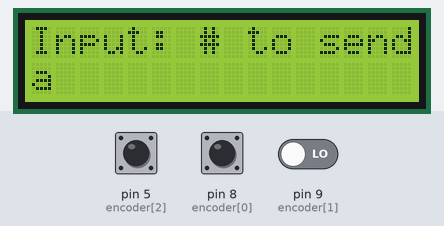
Recording of a sketch running on a simulated Arduino Uno, built with avr-gcc and run on an emulated ATmega328P. On the bench: 16×2 character LCD. The test bench sets the inputs (shaded band); at power-on: pin 8 (encoder[0]) LOW, pin 5 (encoder[2]) HIGH, pin 9 (encoder[1]) LOW. No radio packets arrive unless stated.

Above: at 1.2 s.
1.3 s: pin 8 (encoder[0]) driven HIGH
At 2.5 s:
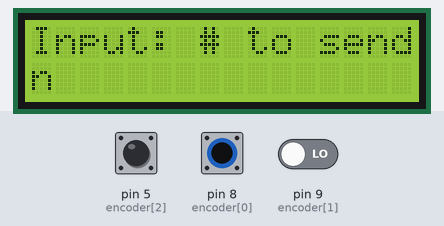
2.8 s: pin 5 (encoder[2]) pulsed LOW 5 times (0.12 s each, 0.3 s apart)
At 4.4 s:
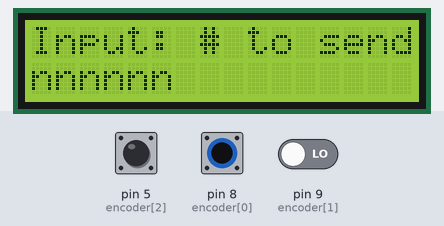
5.8 s: pin 8 (encoder[0]) pulsed LOW 5 times (0.12 s each, 0.3 s apart)
At 7.9 s:
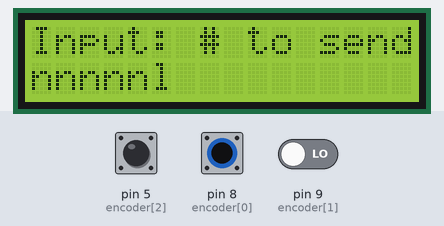
Timing chart, 0 to 9.4 s (numbered marks = the images above; inputs shaded):
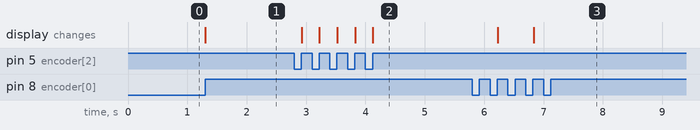

The sketch:

sender_1.2.ino
```cpp
#include <SPI.h>
#include <RF24.h>
#include <Wire.h>
#include <LiquidCrystal_I2C.h>
#include <LCD.h>

LiquidCrystal_I2C lcd(0x27, 2, 1, 0, 4, 5, 6, 7, 3, POSITIVE);

RF24 radio(6, 7); // Hardware Konfiguration: RF24L01 Modul SPI mit Pins 6 und 7 verwenden.

byte addresses[][5] = {"ADDR1", "ADDR2"};

const int max_length = 16;

const char alphabet[] = {'a', 'b', 'c', 'd', 'e', 'f', 'g', 'h', 'i', 'j', 'k', 'l', 'm', 'n', 'o', 'p', 'q', 'r', 's', 't', 'u', 'v', 'w', 'x', 'y', 'z', '_', '#'};
const int alpha_len = sizeof(alphabet) / sizeof(alphabet[0]);
char temp_char;
char old_temp;

const int encoder[3] = {8, 9, 5};

int alpha_pos = 0;
String input = "";
int PinALast = LOW;

void setup() {

  //lcd setup
  lcd.begin(16, 2);
  lcd.backlight();
  lcd.clear();
  lcd.setCursor(0, 0);
  lcd.print("Input: # to send");

  //nRF24L01+ Modul setup
  radio.begin();
  radio.setAutoAck(true);
  radio.setPALevel(RF24_PA_MAX);
  radio.openWritingPipe(addresses[0]);
  radio.openReadingPipe(1, addresses[1]);
  radio.stopListening();

  //encoder setup
  pinMode(encoder[0], INPUT);           //CLK
  pinMode(encoder[1], INPUT);           //DT
  pinMode(encoder[2], INPUT_PULLUP);    //SW

  if (Serial.available())
    Serial.begin(9600);
}

bool sendMsg;

void loop() {

  clickerHandling(&sendMsg);
  if (sendMsg) {
    sendMessage();
    lcd.clear();
    lcd.setCursor(0, 0);
    lcd.print("Input: # to send");
    sendMsg = false;
    temp_char = 'a';
  }
}

bool clickerHandling(bool *sendMsg) {

  int PinA = digitalRead(encoder[0]);
  if ((PinALast == LOW) && (PinA == HIGH)) {
    if (digitalRead(encoder[1]) == LOW) {
      alpha_pos--;
    } else {
      alpha_pos++;
    }
  }
  PinALast = PinA;


  if (alpha_pos < 0) { //when scrolling left alpha_pos will be lesser than 0, to prevent error we add the length of the array
    alpha_pos += alpha_len;
  }

  temp_char = alphabet[(alpha_pos/2 % alpha_len)];
  lcd.setCursor(0, 1);
  if (old_temp != temp_char)
    lcd.print(input + temp_char);

  if (!digitalRead(encoder[2])) {
    if (temp_char == '_') {
      input += " ";
      *sendMsg = false;

    } else if (temp_char == '#') {
      *sendMsg = true;

    } else {
      input += temp_char;
      *sendMsg = false;
    }
  }
  while (!digitalRead(encoder[2]));
}

void sendMessage() {
  char Payload[34] = "";

  for (int i = 0; i < min(input.length(), max_length); i++) {
    Payload[i] = input[i];
  }

  radio.stopListening();
  bool success = radio.write(&Payload, sizeof(Payload));
  lcd.setCursor(0, 1);
  lcd.print("Sent. Response " + String(success));

  input = "";
}
```

Measured:
- after the input at 1.3 s, the display: changes at once (image 1)
- after the input at 2.8 s, the display: first changes after 0.12 s (image 2 shows a later state)
- after the input at 5.8 s, the display: first changes after 0.43 s (image 3 shows a later state)
